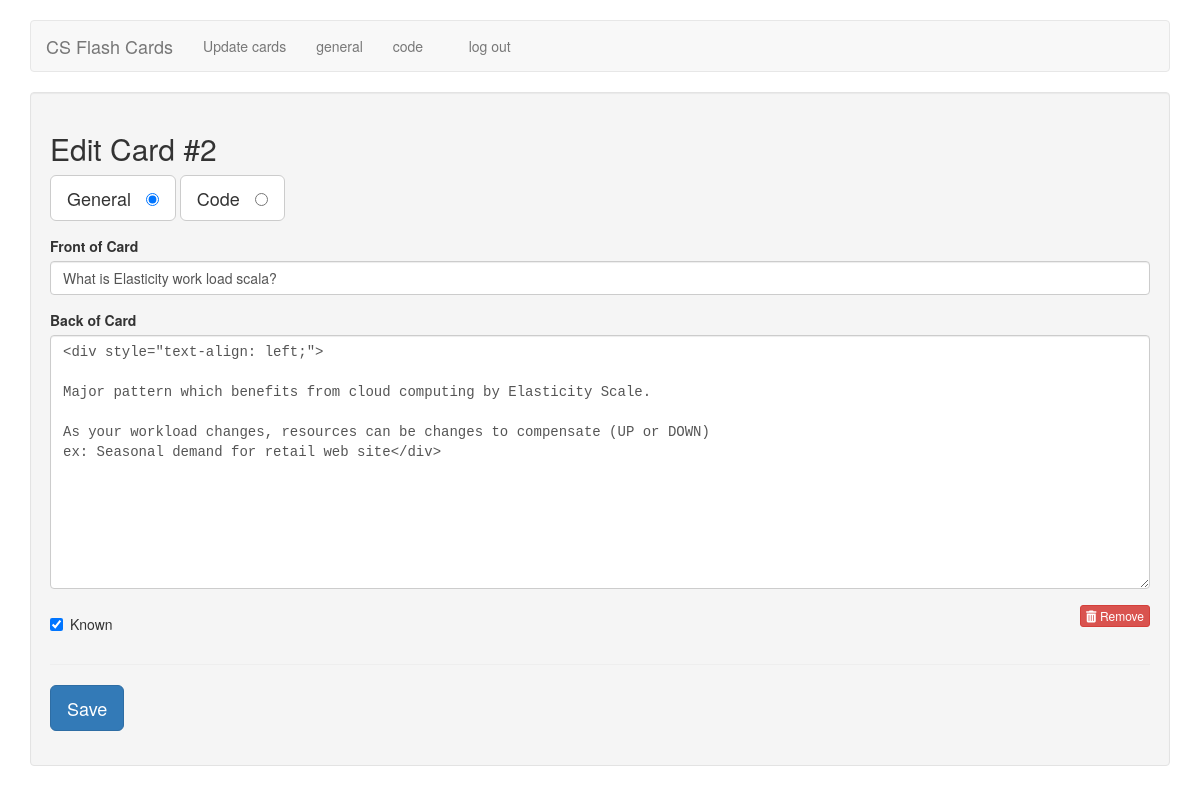
The page /edit/2 (signed in) on the database its author committed.
### tables this page shows
CREATE TABLE cards ( 
id integer primary key autoincrement, 
type tinyint not null, /* 1 for vocab, 2 for code */ 
front text not null, 
back text not null, 
known boolean default 0 );

### flash_cards.py (the view)
@app.route('/edit/<card_id>')
def edit(card_id):
    if not session.get('logged_in'):
        return redirect(url_for('login'))
    db = get_db()
    query = '''
        SELECT id, type, front, back, known
        FROM cards
        WHERE id = ?
    '''
    cur = db.execute(query, [card_id])
    card = cur.fetchone()
    return render_template('edit.html', card=card)

### flash_cards.py (called while the page is built)
def connect_db():
    rv = sqlite3.connect(app.config['DATABASE'])
    rv.row_factory = sqlite3.Row
    return rv

def get_db():
    if not hasattr(g, 'sqlite_db'):
        g.sqlite_db = connect_db()
    return g.sqlite_db

### templates/edit.html (shortened to what this page needs)
{% extends "layout.html" %}
{% block body %}
<div class="well">
    <h2>Edit Card #{{ card.id }}</h2>
    <form action="{{ url_for('edit_card') }}" method="post" class="cardForm">
        <div class="form-group">
            <label for="general" class="btn btn-default btn-lg">General &nbsp;
                <input type="radio" name="type" value="1" id="general" {{ "checked" if (card.type == 1) else "" }} />
            </label>
            <label for="code" class="btn btn-default btn-lg">Code &nbsp;
                <input type="radio" name="type" value="2" id="code" {{ "checked" if (card.type == 2) else "" }} />
            </label>
        </div>
        <div class="form-group">
            <label for="front">Front of Card</label>
            <input type="text" name="front" id="front" class="form-control" value="{{ card.front|e }}">
        </div>
        <div class="form-group">
            <label for="back">Back of Card</label>
            <textarea name="back" class="form-control" id="back" placeholder="back of card"
                rows="12">{{ card.back|e }}</textarea>
        </div>
        <div class="row">
            <div class="col-xs-6">
                <div class="checkbox">
                    <label>
                        <input type="checkbox" name="known" value="1" {{ "checked" if (card.known == 1) else "" }} />
                        Known
                    </label>
                </div>
            </div>
            <div class="col-xs-6 text-right">
                <a href="{{ url_for('delete', card_id=card.id) }}" class="btn btn-danger btn-xs">
                    <i class="fa fa-trash"></i>
                    Remove
                </a>
            </div>
        </div>
        <hr />
        <div class="form-group">
            <button type="submit" class="saveButton btn btn-lg btn-primary">Save</button>
        </div>
    </form>
</div>
{% endblock %}

### static/style.css (style rules this page uses)
textarea { font-family: monospace; }

### rows shown on the page
cards: id "2", front "What is Elasticity work load scala?", back "<div style=\"text-align: left;\"> Major pattern which benefits from cloud computing by Elasticity Scale. As your workload changes, resources can be changes to compensate (UP or DOWN) ex: Seasonal demand for retail web site</div>"
